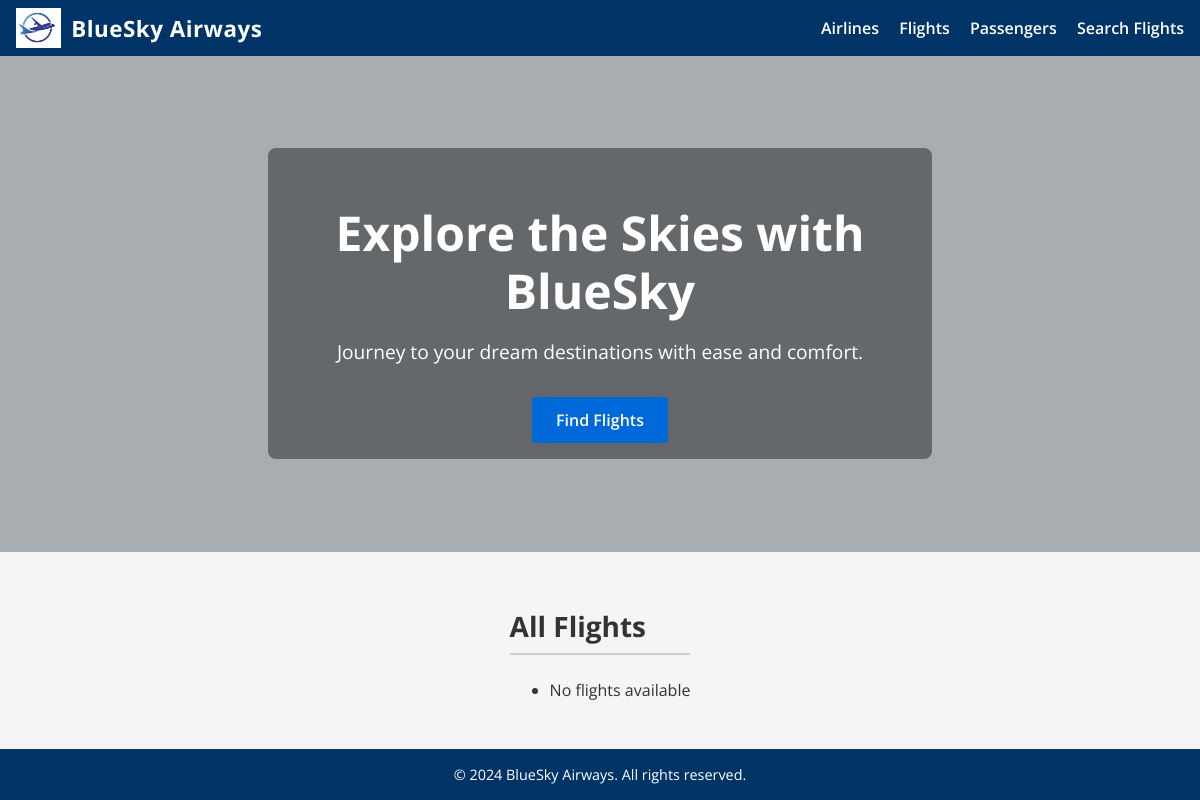
/final_project/flights/, run on an earlier commit of the app's database.
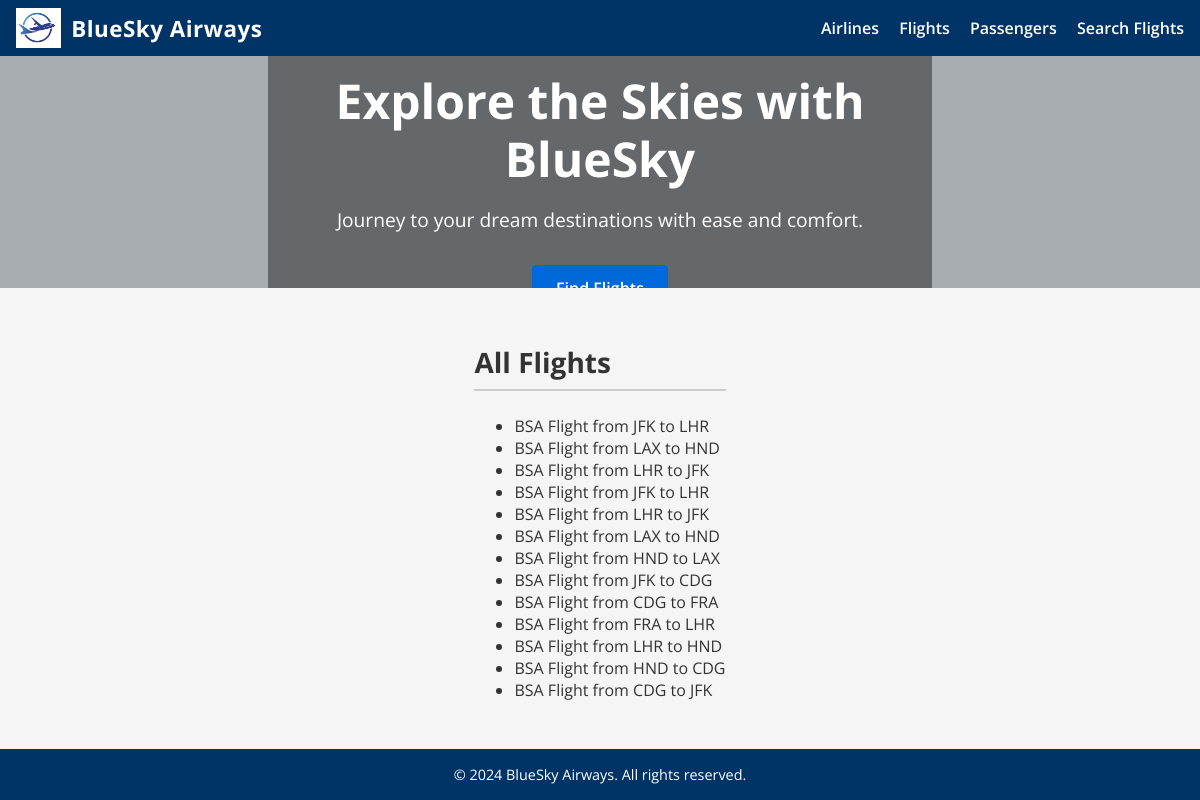
And on a later commit of the database.
### final_project/models.py (models this page shows, shortened)
class Flight(models.Model):
    airline = models.ForeignKey(
        Airline,
        on_delete=models.CASCADE,
        related_name='flights',
        help_text="The airline operating this flight."
    )
    origin = models.ForeignKey(
        Airport,
        on_delete=models.CASCADE,
        related_name='departing_flights',
        help_text="The originating airport of the flight."
    )
    destination = models.ForeignKey(
        Airport,
        on_delete=models.CASCADE,
        related_name='arriving_flights',
        help_text="The destination airport of the flight."
    )
    departure_time = models.DateTimeField(help_text="When the flight is scheduled to depart.")
    arrival_time = models.DateTimeField(help_text="When the flight is scheduled to arrive.")
    def __str__(self):
        return f"{self.airline.code} Flight from {self.origin.code} to {self.destination.code}"

class Airline(models.Model):
    name = models.CharField(max_length=100)
    code = models.CharField(max_length=10, unique=True)

class Airport(models.Model):
    code = models.CharField(max_length=10, unique=True)
    city = models.CharField(max_length=100)
    country = models.CharField(max_length=100)

### final_project/views.py (the view)
# urls.py: path('flights/', FlightListView.as_view(), name='flight_list'),
class FlightListView(ListView):
    model = Flight
    template_name = 'final_project/flight_list.html'
    context_object_name = 'flights'

### final_project/templates/final_project/flight_list.html
{% extends 'final_project/base.html' %}
{% block content %}
<h2>All Flights</h2>
<ul>
    {% for flight in flights %}
    <li>{{ flight }}</li>
    {% empty %}
    <li>No flights available</li>
    {% endfor %}
</ul>
{% endblock %}

### final_project/templates/final_project/base.html (shortened to what this page needs)
{% load static %}
<!DOCTYPE html>
<html lang="en">
<head>
    <link rel="stylesheet" href="{% static 'css/style.css' %}">
</head>
<body class="page-container">
    <header class="navbar">
        <div class="navbar-brand">
            <img src="{% static 'img/logo.png' %}" alt="BlueSky Logo" class="logo">
            <span class="brand-name">BlueSky Airways</span>
        </div>
        <nav class="navbar-links">
            <a href="{% url 'final_project:airline_list' %}">Airlines</a>
            <a href="{% url 'final_project:flight_list' %}">Flights</a>
            <a href="{% url 'final_project:passenger_list' %}">Passengers</a>
            <a href="{% url 'final_project:flight_search' %}">Search Flights</a>
        </nav>
    </header>
<section class="hero">
    <div class="hero-overlay"></div>
    <div class="hero-content">
        <h1>Explore the Skies with BlueSky</h1>
        <p>Journey to your dream destinations with ease and comfort.</p>
        <a href="{% url 'final_project:flight_search' %}" class="btn-primary">Find Flights</a>
    </div>
</section>
    <main class="main-content">
        {% block content %}{% endblock %}
    </main>
    <footer class="footer">
        &copy; {{ current_year|default:2024 }} BlueSky Airways. All rights reserved.
    </footer>
</body>
</html>

### final_project/static/css/style.css (style rules this page uses)
body { margin: 0; padding: 0; font-family: 'Open Sans', Arial, sans-serif; background: #f5f5f5; color: #333; }
html, body { height: 100%; }
.page-container { display: flex; flex-direction: column; min-height: 100vh; }
.navbar { display: flex; justify-content: space-between; align-items: center; background: #003366; padding: 0.5rem 1rem; }
.navbar-brand { display: flex; align-items: center; }
.navbar-brand .logo { height: 40px; margin-right: 10px; }
.navbar-brand .brand-name { font-size: 1.4rem; font-weight: 700; color: #fff; letter-spacing: 0.5px; }
.navbar-links a { color: #fff; text-decoration: none; margin-left: 1rem; font-weight: 600; transition: color 0.3s; }
.hero { position: relative; height: 70vh; display: flex; align-items: center; justify-content: center; overflow: hidden; background: url('../img/heros.jpg') center center / cover no-repeat; background-color: #f0f8ff; }
.hero::after { content: ''; position: absolute; bottom: 10%; right: 10%; width: 300px; height: auto; background: url('../img/plane.png') no-repeat center center; background-size: contain; z-index: 1; transition: transform 0.3s ease-in-out; }
.hero-overlay { position: absolute; top: 0; left: 0; width: 100%; height: 100%; background: rgba(0, 0, 0, 0.3); z-index: 2; }
.hero-content { position: relative; z-index: 3; color: #fff; text-align: center; max-width: 600px; padding: 1rem 2rem; background: rgba(0, 0, 0, 0.4); border-radius: 0.5rem; }
.hero-content h1 { font-size: 3rem; font-weight: 700; margin-bottom: 1rem; line-height: 1.2; }
.hero-content p { font-size: 1.2rem; margin-bottom: 2rem; }
.btn-primary { display: inline-block; background: #0069d9; color: #fff; padding: 0.75rem 1.5rem; border-radius: 0.25rem; font-weight: 600; text-decoration: none; transition: background 0.3s, transform 0.3s; }
.main-content { flex: 1; max-width: 1100px; margin: 2rem auto; padding: 0 1rem; }
.main-content h2 { font-size: 1.75rem; border-bottom: 2px solid #ccc; padding-bottom: 0.5rem; margin-bottom: 1.5rem; }
.footer { background: #003366; color: #fff; text-align: center; padding: 1rem 0; font-size: 0.9rem; margin-top: auto; }

What changed in the data, as far as the page shows it:
added Flight: airline+origin+destination "BSA Flight from JFK to LHR"
added Flight: airline+origin+destination "BSA Flight from LAX to HND"
added Flight: airline+origin+destination "BSA Flight from LHR to JFK"
added Flight: airline+origin+destination "BSA Flight from JFK to LHR"
added Flight: airline+origin+destination "BSA Flight from LHR to JFK"
added Flight: airline+origin+destination "BSA Flight from LAX to HND"
added Flight: airline+origin+destination "BSA Flight from HND to LAX"
added Flight: airline+origin+destination "BSA Flight from JFK to CDG"
added Flight: airline+origin+destination "BSA Flight from CDG to FRA"
added Flight: airline+origin+destination "BSA Flight from FRA to LHR"
added Flight: airline+origin+destination "BSA Flight from LHR to HND"
added Flight: airline+origin+destination "BSA Flight from HND to CDG"
added Flight: airline+origin+destination "BSA Flight from CDG to JFK"
Also different on the page:
text no longer shown: "No flights available"
